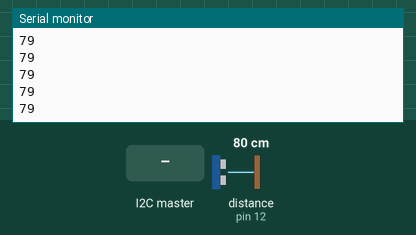
The sketch below on a simulated Arduino Nano, built with avr-gcc and run on an emulated ATmega328P. Shown: the last lines printed to the serial monitor. Wiring (inferred from the names in the program): ultrasonic range finder: trigger pin 11; echo pin 12. Inputs (shaded band) come from the test bench; at power-on: distance to the obstacle (sensor on pin 12) 80 cm. The echo pulse lasts 58.3 µs per cm.

Above: at 1.2 s.
1.3 s: the I2C master sends the byte 1
At 1.31 s:
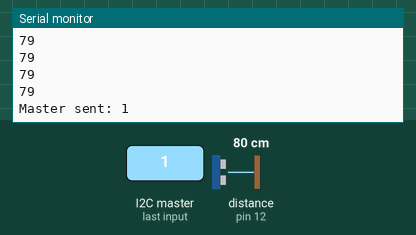
2.8 s: distance to the obstacle (sensor on pin 12) set to 2 cm
At 2.81 s:
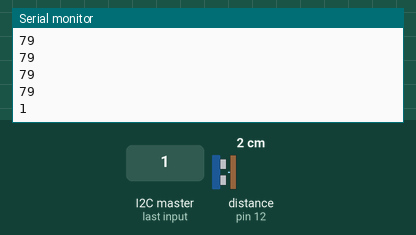
4.3 s: the I2C master sends the byte 0
5.8 s: distance to the obstacle (sensor on pin 12) set to 4 cm
At 5.85 s:
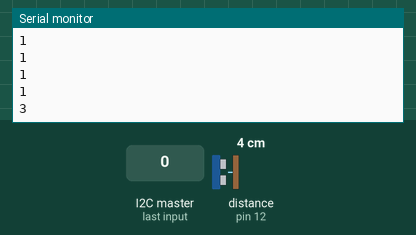
Timing chart, 0 to 8.3 s (numbered marks = the images above; inputs shaded):
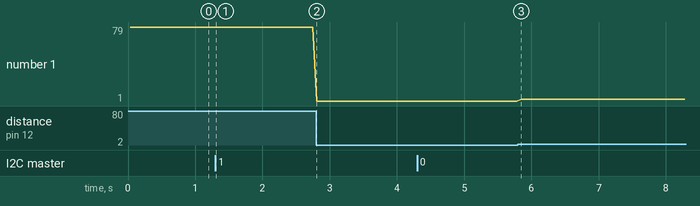

The sketch:

i2c_slave.ino
```cpp
#include <EEPROM.h>               // For working with non-volatile memory
#include <Wire.h>                 // For working with I2C bus
#include <avr/wdt.h>              // For configuring the Watchdog

#define EEPROM_ADDRESS 0          // The address in EEPROM, storing the device address on I2C bus
#define DEFAULT_ADDRESS_VALUE 8   // The default device address on the I2C bus
#define EEPROM_FIRST 1            // Marks if this is the first time that the program is executed
#define TRIG 11                   // PB3 digital output; Used for triggering HC-SR04 sensor
#define ECHO 12                   // PB4 analog input; Used for reading HC-SR04 sensor
#define MAX_RANGE 200             // The minimum measured distance in cm
#define MIN_RANGE 0               // The maximum measured distance in cm
#define TIMEOUT 10000             // Timeout for the sensor reading in us
#define REFRESH_RATE 3            // The refresh rate of the sensor in seconds
#define DELAY (20*REFRESH_RATE)   // Convert time into something useful

#define DEBUG 1                   // Turns on and off Serial (or debug) text

int address;                      // The address of the device on the I2C bus
long duration = 0;                // Time between sending and receiving a response from the sensor
long distance = 0;                // Distance to the object

void requestEvent() {
  Wire.write(distance);
}

void receiveEvent(int len) {
  int x = Wire.read();
  Serial.print(F("Master sent: "));
  Serial.println(x);
  Serial.print(F("Length: "));
  Serial.println(len);
}

void setup() {
  wdt_disable();
  wdt_enable(WDTO_1S);

  if(DEBUG){
      Serial.begin(9600);
      Serial.print(F("Did the first time pass? "));
      Serial.println(EEPROM.read(EEPROM_FIRST));
  }

  if(EEPROM.read(EEPROM_FIRST) == 0){
    Wire.begin();
    for(int scan=10;scan<127;scan++){
      Wire.beginTransmission(scan);

      if(DEBUG){
        Serial.print(F("Checking address "));
        Serial.println(scan);
      }

      if(Wire.endTransmission() != 0){
        EEPROM.write(EEPROM_ADDRESS, scan);
        EEPROM.write(EEPROM_FIRST, 1);

        if(DEBUG){
          Serial.print(F("Found free I2C address: "));
          Serial.println(scan);
        }

        break;
      }
    }
    delay(10000);
  }else{
    address = EEPROM.read(EEPROM_ADDRESS);
    if(address<8 and address > 127){
      address = DEFAULT_ADDRESS_VALUE;
    }
    Wire.begin(address);
    Wire.onRequest(requestEvent);
    Wire.onReceive(receiveEvent);
  }

  pinMode(TRIG, OUTPUT);
  pinMode(ECHO, INPUT);

  wdt_reset();
}

void loop() {
  digitalWrite(TRIG, LOW);
  delayMicroseconds(2);
  digitalWrite(TRIG, HIGH);
  delayMicroseconds(10);
  digitalWrite(TRIG, LOW);

  duration = pulseIn(ECHO, HIGH, TIMEOUT);
  distance = duration/58.2;

  if(DEBUG){
    Serial.println(distance);
  }

  delay(DELAY);
  wdt_reset();
}
```

Measured:
- after the input at 1.3 s, the serial monitor: prints a new line at once (image 1)
- after the input at 2.8 s, the serial monitor: prints a new line at once (image 2)
- after the input at 5.8 s, the serial monitor: prints a new line after 0.05 s (image 3)
- plotted number 1: 1 → 3 after the input at 5.8 s
